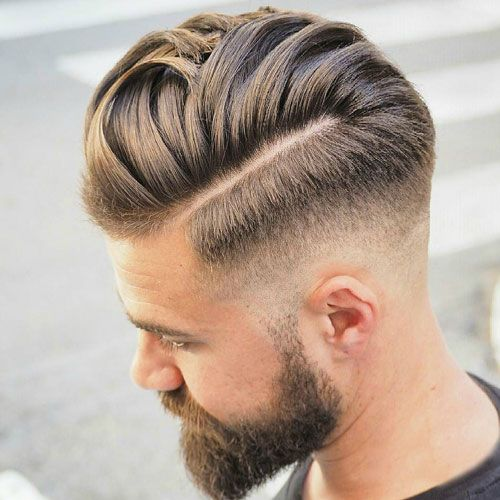
#> input picture data/Straight/01b8ef4743e2a5d1b3e888ef18acdfd0.jpg, 500 x 500 px
$ python -i face_detector.py   (imports and definitions only)
#> lines starting #> are read from the running program, lines starting #| are printed output that depends on the picture
#> further down, picture is the input picture: shape (500, 500, 3); mean B, G, R 150.5, 163.4, 181.5
"""
Face detector with REAL facial landmarks using OpenCV Facemark LBF.
This provides 68 facial landmarks for accurate face shape detection.
"""
import cv2
import numpy as np
import os
from pathlib import Path


class FaceDetector:
    """Face detector with 68 facial landmarks."""

    def __init__(self):
        """Initialize face detector with landmark model."""
        # Haar Cascade for face detection
        cascade_path = cv2.data.haarcascades + 'haarcascade_frontalface_default.xml'
        self.face_cascade = cv2.CascadeClassifier(cascade_path)

        if self.face_cascade.empty():
            print("Error: Could not load face cascade classifier")
            return

        # Try to load Facemark LBF for 68 landmarks
        self.facemark = None
        self.use_facemark = False

        try:
            self.facemark = cv2.face.createFacemarkLBF()

            # Model path
            script_dir = Path(__file__).parent.parent.resolve()
            model_path = script_dir / "models" / "lbfmodel.yaml"

            if model_path.exists():
                self.facemark.loadModel(str(model_path))
                self.use_facemark = True
                print(f"Facemark LBF loaded - 68 real landmarks enabled!")
            else:
                print(f"LBF model not found at {model_path}")
                print("Using estimated landmarks instead.")
        except Exception as e:
            print(f"Facemark not available: {e}")
            print("Using estimated landmarks instead.")

        print("Face Detector initialized successfully")

        # 68 landmark indices for face shape analysis
        # Jawline: 0-16
        # Right eyebrow: 17-21
        # Left eyebrow: 22-26
        # Nose: 27-35
        # Right eye: 36-41
        # Left eye: 42-47
        # Mouth: 48-67

        self.last_hair_region = None

    def detect_faces(self, frame):
        """Detect faces in the frame."""
        gray = cv2.cvtColor(frame, cv2.COLOR_BGR2GRAY)
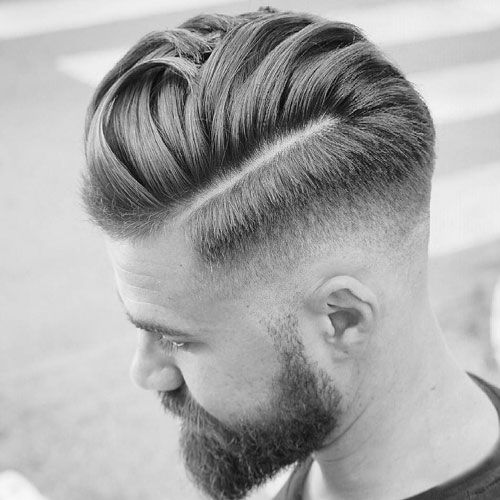
#> gray: shape (500, 500); min 0, max 253, mean 167.4
        gray = cv2.equalizeHist(gray)
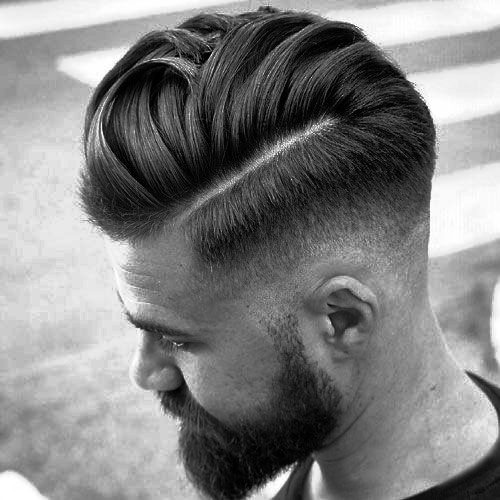
#> gray: shape (500, 500); min 0, max 255, mean 128.5

        faces = self.face_cascade.detectMultiScale(
            gray,
            scaleFactor=1.05,
            minNeighbors=5,
            minSize=(80, 80),
            flags=cv2.CASCADE_SCALE_IMAGE
        )
#> faces = ()
        return list(faces)

    # [209 lines left out: functions get_real_landmarks, get_landmarks, get_face_measurements, get_hair_region, draw_landmarks, draw_face_rect and 1 more, not called in this run]

    def close(self):
        """Release resources."""
        pass

>>> import cv2
>>> picture = cv2.imread('../data/Straight/01b8ef4743e2a5d1b3e888ef18acdfd0.jpg')
>>> result = FaceDetector().detect_faces(picture)
#> result = []

$ run again, on data/Straight/0a7bec97b58f02f16f1da241ed4d99dd.jpg
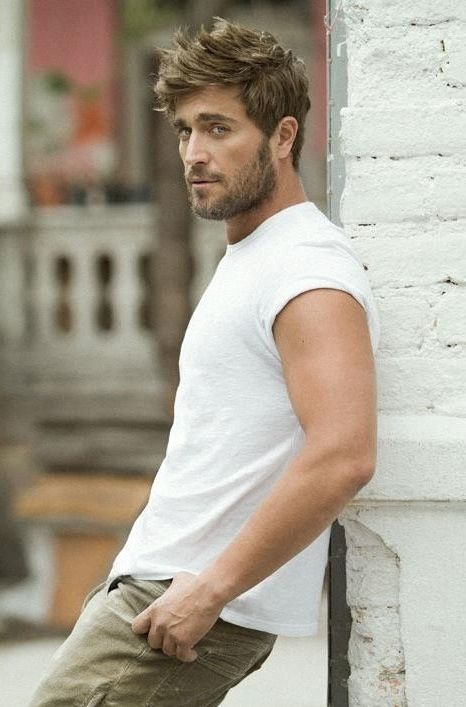
#> input picture data/Straight/0a7bec97b58f02f16f1da241ed4d99dd.jpg, 466 x 707 px
#> picture is the input picture: shape (707, 466, 3); mean B, G, R 146.3, 161.2, 169.5
#> in detect_faces, `gray = cv2.cvtColor(frame, cv2.COLOR_BGR2GRAY)`:
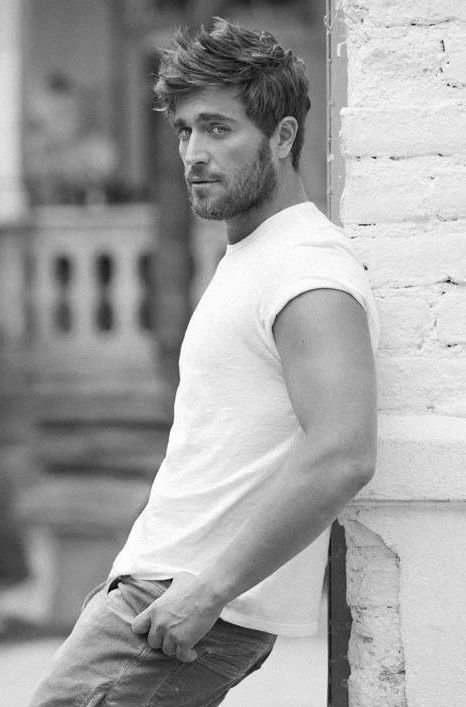
#> gray: shape (707, 466); min 0, max 255, mean 162
#> in detect_faces, `gray = cv2.equalizeHist(gray)`:
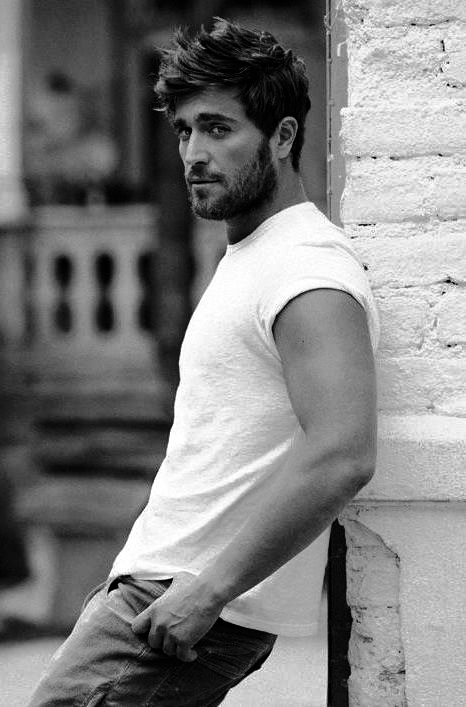
#> gray: shape (707, 466); min 0, max 255, mean 128.2
#> faces = [[127, 75, 140, 140]]

$ run again, on data/Straight/198cd7c33975b5a4fcffb99415cd1b6b.jpg
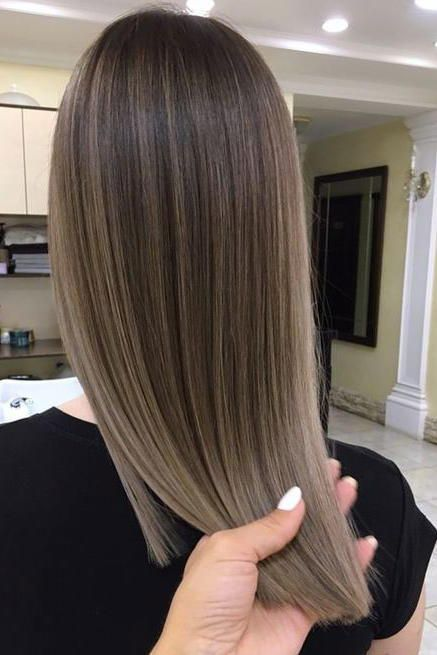
#> input picture data/Straight/198cd7c33975b5a4fcffb99415cd1b6b.jpg, 437 x 655 px
#> picture is the input picture: shape (655, 437, 3); mean B, G, R 87, 94.1, 105.8
#> in detect_faces, `gray = cv2.cvtColor(frame, cv2.COLOR_BGR2GRAY)`:
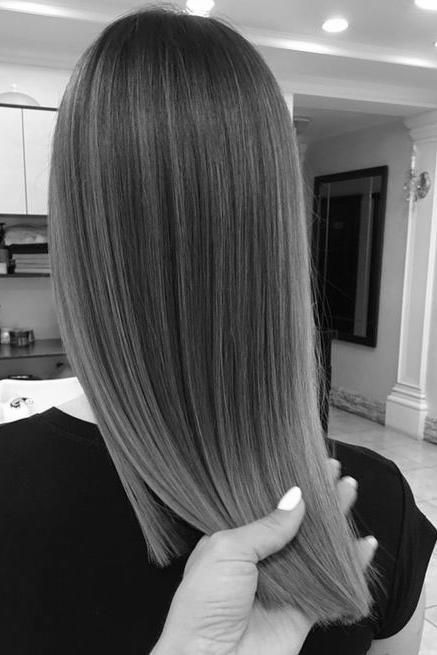
#> gray: shape (655, 437); min 0, max 255, mean 96.8
#> in detect_faces, `gray = cv2.equalizeHist(gray)`:
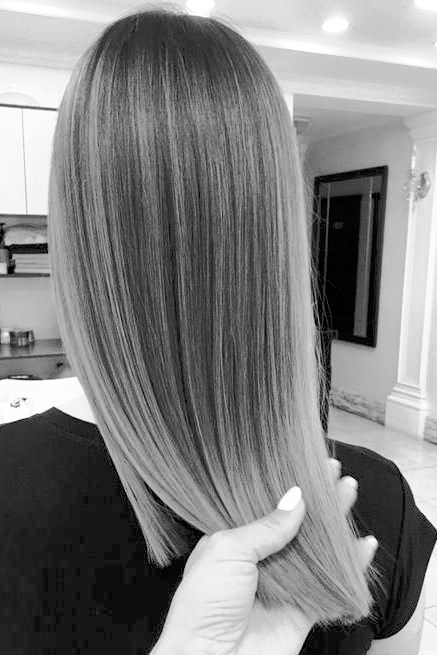
#> gray: shape (655, 437); min 0, max 255, mean 128.3
#> faces = ()
#> result = []
